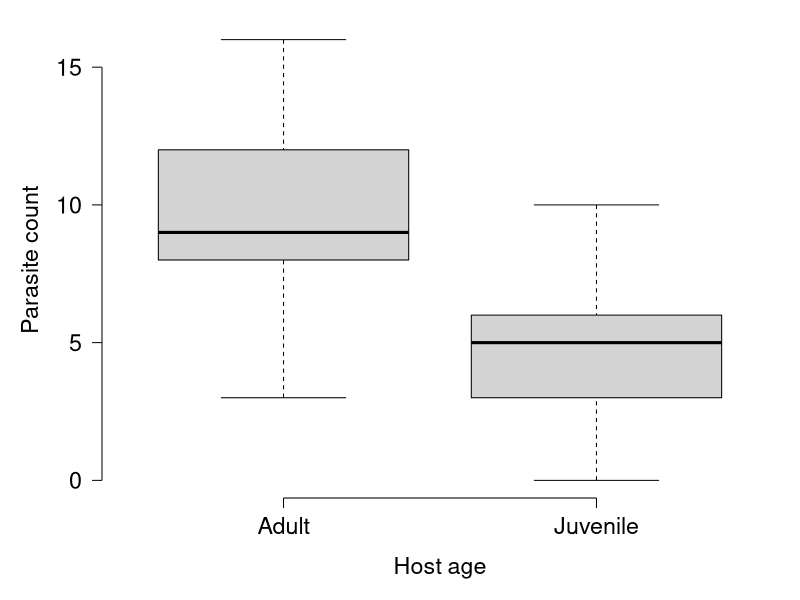
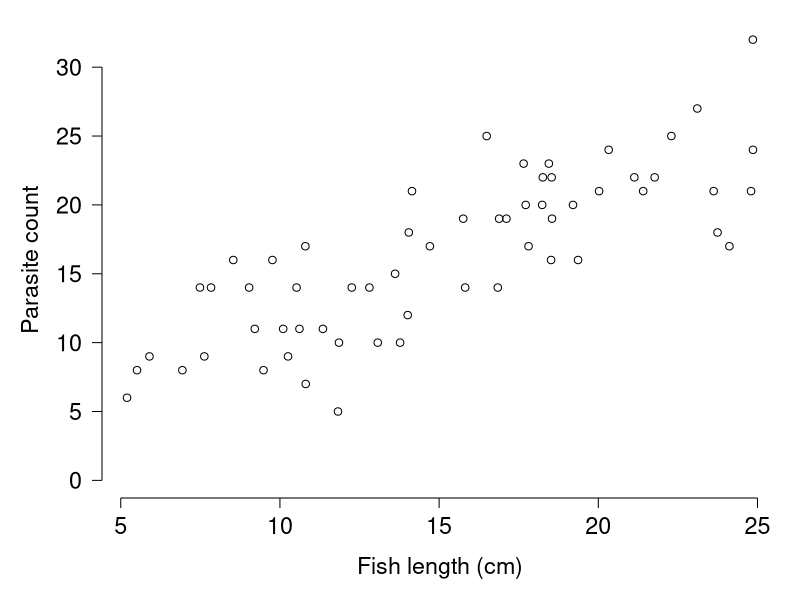
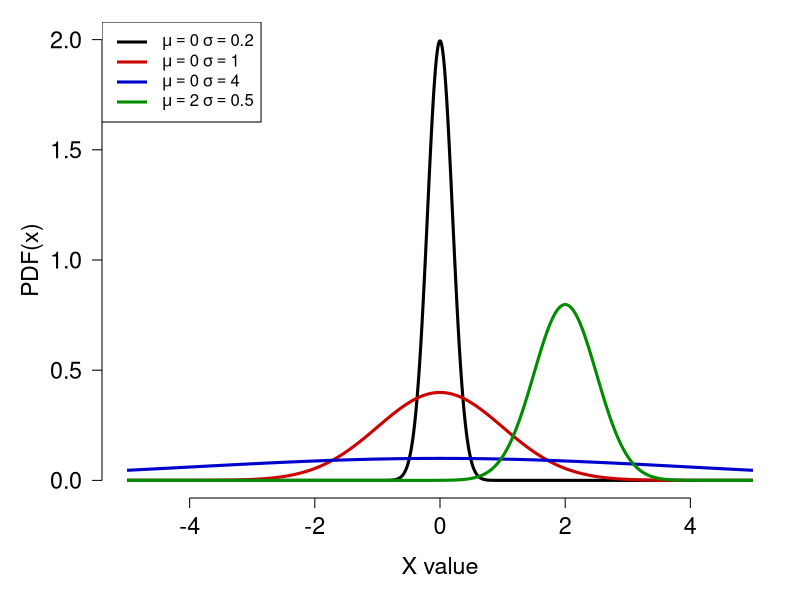
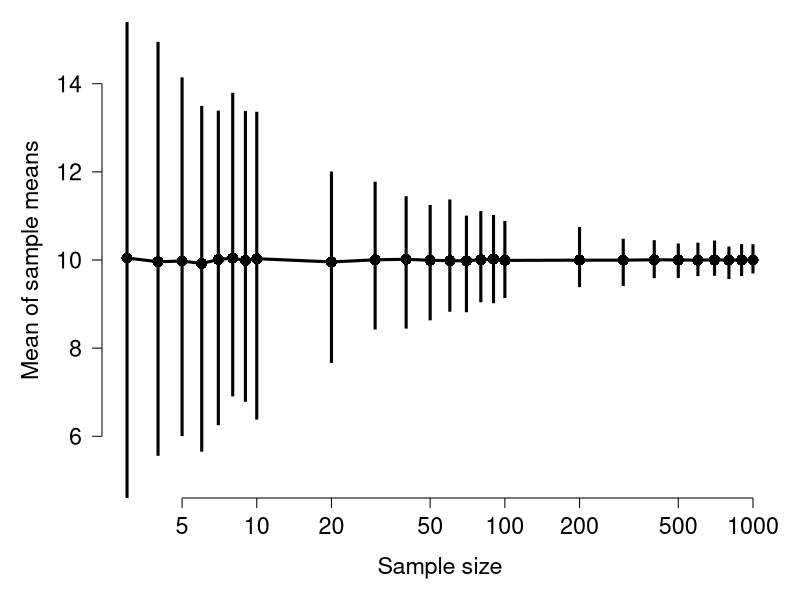
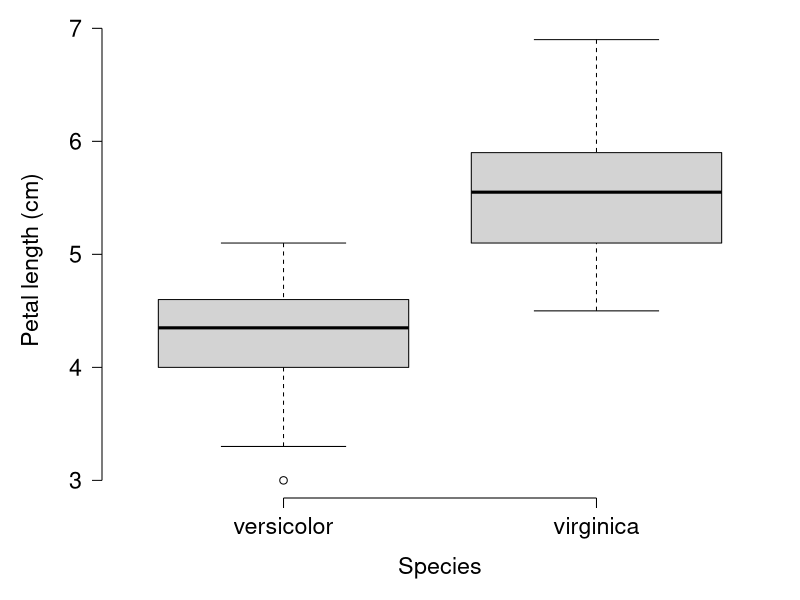

Generate these figures, in order, with R:
## ---- chunk 1
#| echo: false
#| fig-width: 5
#| fig-height: 4

set.seed(123)
d1 <- data.frame(age="Adult", y=rpois(100, 10))
d2 <- data.frame(age="Juvenile", y=rpois(100, 5))
dx <- rbind(d1, d2)

par(mfrow=c(1,1), mar=c(5.1, 5.1, 1.1, 1.1), bty="n", lend=1, las=1,
    cex.axis=1.4, cex.lab=1.4)
boxplot(y~age, data=dx, xlab="Host age", ylab="Parasite count", ylim=c(0, max(dx$y)))
## ---- chunk 2
#| echo: false
#| fig-width: 5
#| fig-height: 4


set.seed(321)
dy <- data.frame(x=runif(60, 5, 25))
dy$y <- rpois(60, 3+0.9*dy$x)
par(mfrow=c(1,1), mar=c(5.1, 5.1, 1.1, 1.1), bty="n", lend=1, las=1,
    cex.axis=1.4, cex.lab=1.4)
plot(dy$x, dy$y, xlab="Fish length (cm)", ylab="Parasite count",
     ylim=c(0, max(dy$y)))
## ---- chunk 3
t.test(y~age, data=dx)
## ---- chunk 4
cor.test(dy$x, dy$y)
## ---- chunk 5
# possible values of distribution
xvals <- seq(-5, 5, length=1000)

# calculate probability distribution function (PDF)
# of each x value under different mu and sigma. 
# PDF expresses relative likelihood of a value.
pdf1 <- dnorm(xvals, mean=0, sd=0.2)
pdf2 <- dnorm(xvals, mean=0, sd=1)
pdf3 <- dnorm(xvals, mean=0, sd=4)
pdf4 <- dnorm(xvals, mean=2, sd=0.5)

# plot the PDFs
plot(xvals, pdf1, type="l", lwd=3, 
     xlab="X value", ylab="PDF(x)",
     ylim=c(0, 2))
points(xvals, pdf2, type="l", lwd=3, col="red3")
points(xvals, pdf3, type="l", lwd=3, col="blue3")
points(xvals, pdf4, type="l", lwd=3, col="green4")
legend("topleft",
       legend=c(
         expression(mu==0~sigma==0.2),
         expression(mu==0~sigma==1),
         expression(mu==0~sigma==4),
         expression(mu==2~sigma==0.5)
       ),
       lwd=3, col=c("black", "red3", "blue3", "green4"))
## ---- chunk 6
# draw 10 values from the underlying distribution
rand.values <- rnorm(10, mean=10, sd=3)

# calculate the sample mean and sample SD
mean(rand.values)
sd(rand.values)
## ---- chunk 7
# draw 100 values from the underlying distribution,
# then calculate the sample mean and SD
rand.values100 <- rnorm(100, mean=10, sd=3)
mean(rand.values100)
sd(rand.values100)
## ---- chunk 8
# population parameters
mu <- 10
sigma <- 3

# sample sizes to test
samp.sizes <- c(3:10, 2:10*10, 2:10*100)
n.samp.sizes <- length(samp.sizes)

# how many simulations per sample size?
sims <- 1000

# structure to store simulated sample means
# for each sample size
sim.list <- vector("list", length=n.samp.sizes)

# execute simulations in a loop
for(i in 1:n.samp.sizes){
  # vector to hold simulated sample means for
  # each replicate j
  sim.vector <- numeric(sims)
  # simulate sample means in a loop
  for(j in 1:sims){
    sim.vector[j] <- mean(rnorm(samp.sizes[i], mu, sigma))
  }#j
  # store in list
  sim.list[[i]] <- sim.vector
}#i

# what is the mean estimate at each sample size?
mean.mean <- sapply(sim.list, mean)
# what is the spread of estimates of mu at each
# sample size?
sim.ranges <- sapply(sim.list, range)

# plot the estimate and range of estimates vs.
# sample size
plot(samp.sizes, mean.mean, lwd=3, type="o", pch=16, log="x",
     cex=1.5, xlab="Sample size", ylab="Mean of sample means",
     ylim=c(5, 15))
segments(samp.sizes, sim.ranges[1,], samp.sizes, sim.ranges[2,],
         lwd=3)
## ---- chunk 9
#| collapse: true

# get some random values
# with mu = 0 and sigma = 1
# (standard normal distribution)
z <- rnorm(100)
## ---- chunk 10
# mean
mean(z)
## ---- chunk 11
# sd
sd(z)
## ---- chunk 12
# variance
var(z)
## ---- chunk 13
# quantiles 
## 20th percentile: 20% of values are <= this value
quantile(z, 0.2)
## ---- chunk 14
## 90th percentile: 90% of values are <= this value
quantile(z, 0.9)
## ---- chunk 15
# median
median(z)
## ---- chunk 16
# also the median
quantile(z, 0.5)
## ---- chunk 17
# IQR
IQR(z)
## ---- chunk 18
# calculate mean of each species
ag.petal <- aggregate(Petal.Length~Species, data=iris, mean)

# calculate sd of each species
ag.petal$SD <- aggregate(Petal.Length~Species, data=iris, sd)$Petal.Length
ag.petal
## ---- chunk 19
ag2 <- aggregate(Petal.Length~Species, data=iris, mean)
ag2$sd <- tapply(iris$Petal.Length, iris$Species, sd)
ag2
## ---- chunk 20
# count number of values >=3 with an anonymous function
ag3 <- aggregate(Petal.Length~Species, data=iris, 
                 function(x){length(which(x>=4))})
ag3
## ---- chunk 21
# count number of values between 3.5 and 4.7
ag4 <- aggregate(Petal.Length~Species, data=iris,
                 function(x){length(which(x>3.5 & x<4.7))})
ag4
## ---- chunk 22
tapply(iris$Petal.Length, iris$Species,
       function(x){length(which(is.na(x)))})
## ---- chunk 23
aggregate(Petal.Length~Species, data=iris, 
          function(z){any(is.nan(z))})
## ---- chunk 24
# make some data
set.seed(123) # ensures same numbers each time RNG is done
x1 <- rnorm(n=20, mean=10, sd=4)
x2 <- rnorm(n=20, mean=15, sd=4)

# run the test
t.test(x1, x2)
## ---- chunk 25
# grab 2 of the species in iris
use.species <- c("versicolor", "virginica")
iris.2spp <- iris[which(iris$Species %in% use.species),]

# remove the now-missing level of "setosa"
# (this will matter for the plot in the next code block)
iris.2spp$Species <- droplevels(iris.2spp$Species)

# run the t-test
t.test(Petal.Length~Species, data=iris.2spp)
## ---- chunk 26
boxplot(Petal.Length~Species, data=iris.2spp,
        xlab="Species", ylab="Petal length (cm)")
## ---- chunk 27
wilcox.test(Petal.Length~Species, data=iris.2spp)
## ---- chunk 28
# aov style
mod1 <- aov(Petal.Length~Species, data=iris)
summary(mod1)
## ---- chunk 29
TukeyHSD(mod1)
## ---- chunk 30
# make a copy of iris with an extra grouping variable
iris2 <- iris
iris2$Flower <- c("purple", "pink")

# fit the two-way ANOVA without interaction
mod2 <- aov(Petal.Length~Species+Flower, data=iris2)
summary(mod2)
## ---- chunk 31
TukeyHSD(mod2, which="Species")
## ---- chunk 32
# fit the two-way ANOVA WITH interaction
mod3 <- aov(Petal.Length~Species*Flower, data=iris2)
summary(mod3)
